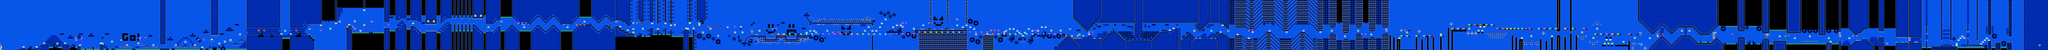

This game map was drawn from its Tiled (.tmx) file and the tilesets committed beside it. A one-line description and the trimmed map source follow:
An orthogonal 1088x27 tile map with 16x16 px tiles, 2 tile layers (SP, ...), 2 tilesets.

<map version="1.10" tiledversion="1.11.0" orientation="orthogonal" renderorder="right-down" width="1088" height="27" tilewidth="16" tileheight="16" infinite="0" nextlayerid="3" nextobjectid="1">
 <editorsettings>
  <chunksize width="16" height="27" />
  <export target="geometricaldominator.csv" format="csv" />
 </editorsettings>
 <tileset firstgid="1" name="famidash" tilewidth="16" tileheight="16" tilecount="256" columns="16">
  <image source="../../../GRAPHICS/famidash.bmp" width="256" height="256" />
 </tileset>
 <tileset firstgid="257" name="sprites" tilewidth="16" tileheight="16" tilecount="256" columns="16">
  <image source="../../../GRAPHICS/sprites.png" width="256" height="256" />
 </tileset>
 <layer id="1" width="1088" height="27">
  <data>[29376 cells, 29376 non-empty, 132 distinct tile ids]</data>
 </layer>
 <layer id="2" name="SP" width="1088" height="27">
  <data>[29376 cells, 395 non-empty, 77 distinct tile ids]</data>
 </layer>
</map>
